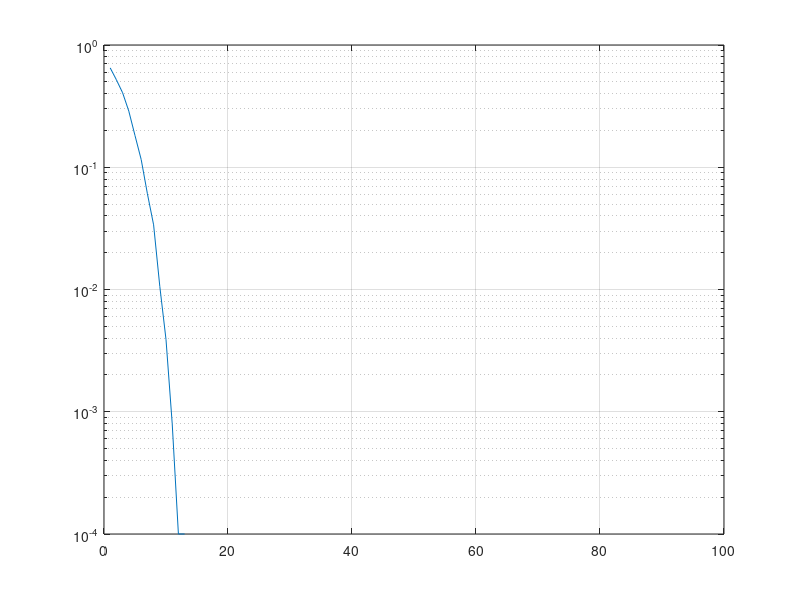

This chart was generated by the following MATLAB code:
clc
clear all
N=50000;
r=randint(1,N,2);

t=2*r-1;

for snr=1:100
    a=awgn(t,snr);    
     for i=1:N
        if a(i)>0
            b(i)=1;
        else
            b(i)=0;
        end
     end
ber=0;
     for k=1:N
         if b(k)~=r(k)
             ber=ber+1;
         end
     end
   B(snr)=ber/10000;
end
semilogy(1:100,B);grid;
